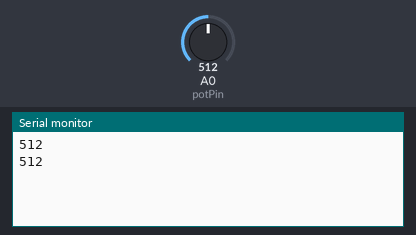
The sketch below on a simulated Arduino Uno, built with avr-gcc and run on an emulated ATmega328P. Shown: the last lines printed to the serial monitor. Inputs (shaded band) come from the test bench; at power-on: A0 (potPin) = 512.

Above: at 1.8 s.
1.9 s: A0 (potPin) set to 716
At 2.8 s:
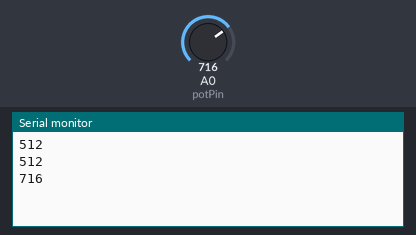
3.4 s: A0 (potPin) set to 900
At 4.8 s:
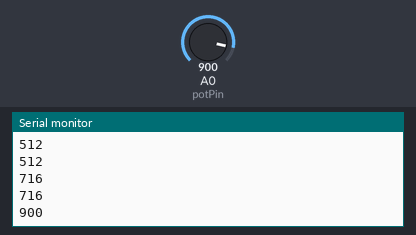
Timing chart, 0 to 6.4 s (numbered marks = the images above; inputs shaded):
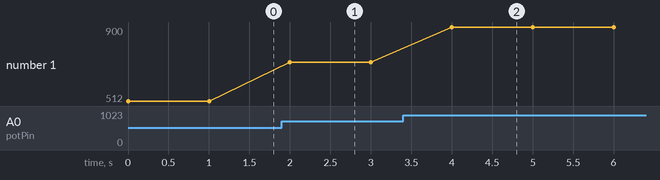

Measured:
- after the input at 1.9 s, the serial monitor: prints a new line after 0.10 s (image 1)
- after the input at 3.4 s, the serial monitor: prints a new line after 0.60 s (image 2)
- plotted number 1: 512 → 716 after the input at 1.9 s, 716 → 900 after the input at 3.4 s

The sketch:

potenciometro.ino
```cpp
int potPin = A0;

void setup() {
  Serial.begin(9600);
}

void loop() {
  int lectura = analogRead(potPin); // 0–1023

  //Serial.print("Valor del potenciómetro: ");
  Serial.println(lectura);

  delay(1000);
}
```
